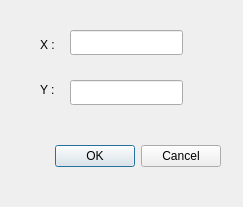
<?xml version="1.0" encoding="UTF-8"?>
<ui version="4.0">
 <class>PointInputDialog</class>
 <widget class="QDialog" name="PointInputDialog">
  <property name="geometry">
   <rect>
    <x>0</x>
    <y>0</y>
    <width>243</width>
    <height>207</height>
   </rect>
  </property>
  <property name="windowTitle">
   <string>Dialog</string>
  </property>
  <widget class="QDialogButtonBox" name="buttonBox">
   <property name="geometry">
    <rect>
     <x>10</x>
     <y>140</y>
     <width>211</width>
     <height>32</height>
    </rect>
   </property>
   <property name="orientation">
    <enum>Qt::Horizontal</enum>
   </property>
   <property name="standardButtons">
    <set>QDialogButtonBox::Cancel|QDialogButtonBox::Ok</set>
   </property>
  </widget>
  <widget class="QLabel" name="label_X">
   <property name="geometry">
    <rect>
     <x>40</x>
     <y>35</y>
     <width>21</width>
     <height>20</height>
    </rect>
   </property>
   <property name="text">
    <string>X :</string>
   </property>
  </widget>
  <widget class="QLineEdit" name="endX">
   <property name="geometry">
    <rect>
     <x>70</x>
     <y>80</y>
     <width>113</width>
     <height>25</height>
    </rect>
   </property>
   <property name="inputMethodHints">
    <set>Qt::ImhDigitsOnly</set>
   </property>
  </widget>
  <widget class="QLineEdit" name="startX">
   <property name="geometry">
    <rect>
     <x>70</x>
     <y>30</y>
     <width>113</width>
     <height>25</height>
    </rect>
   </property>
   <property name="inputMethodHints">
    <set>Qt::ImhDigitsOnly</set>
   </property>
  </widget>
  <widget class="QLabel" name="label_4">
   <property name="geometry">
    <rect>
     <x>40</x>
     <y>80</y>
     <width>21</width>
     <height>20</height>
    </rect>
   </property>
   <property name="text">
    <string>Y :</string>
   </property>
  </widget>
 </widget>
 <resources/>
 <connections>
  <connection>
   <sender>buttonBox</sender>
   <signal>accepted()</signal>
   <receiver>PointInputDialog</receiver>
   <slot>accept()</slot>
   <hints>
    <hint type="sourcelabel">
     <x>248</x>
     <y>254</y>
    </hint>
    <hint type="destinationlabel">
     <x>157</x>
     <y>274</y>
    </hint>
   </hints>
  </connection>
  <connection>
   <sender>buttonBox</sender>
   <signal>rejected()</signal>
   <receiver>PointInputDialog</receiver>
   <slot>reject()</slot>
   <hints>
    <hint type="sourcelabel">
     <x>316</x>
     <y>260</y>
    </hint>
    <hint type="destinationlabel">
     <x>286</x>
     <y>274</y>
    </hint>
   </hints>
  </connection>
 </connections>
</ui>
